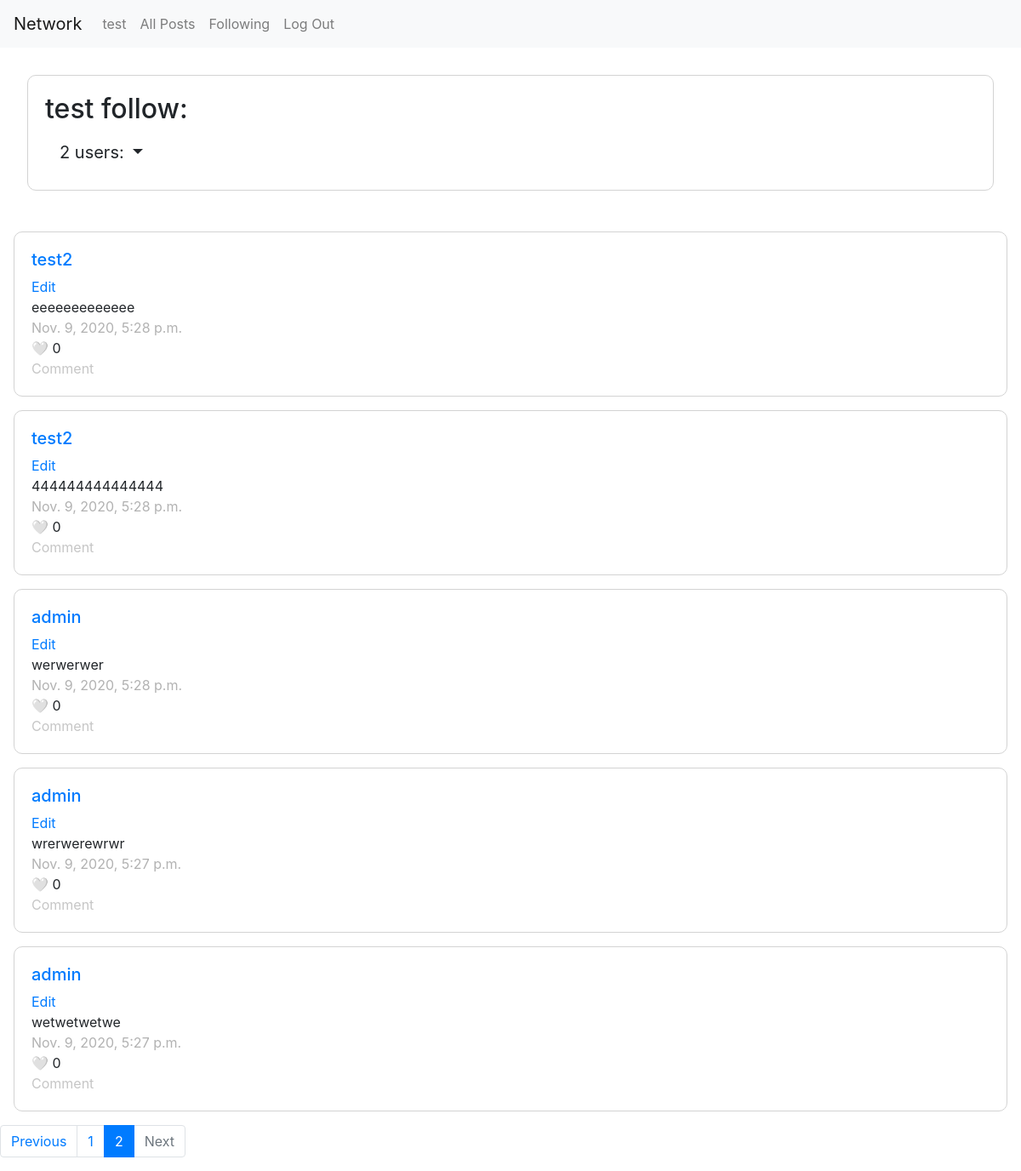
The page /follow?page=2 (signed in) on the database its author committed.
### network/models.py (models this page shows, shortened)
class User(AbstractUser):
    pass

class Post(models.Model):
    user = models.ForeignKey("User", on_delete=models.CASCADE, related_name="user")
    text = models.CharField(max_length=255)
    likes = models.ManyToManyField('User', blank=True, related_name='likes')
    timestamp = models.DateTimeField(auto_now_add=True)

### network/views.py (the view)
# urls.py: path("follow", views.follow, name="follow"),
@login_required(login_url='login')
def follow(request):
    user = User.objects.get(id=request.user.id)
    follow = User.objects.get(username=user)
    following = follow.following.count()
    follow_query = UserFollowing.objects.filter(user_id=user)
    follow_list = list()
    for follow in follow_query:
        follow_list.append(follow.following_user_id)
    my_filter_qs = Q()
    for user in follow_list:
        my_filter_qs = my_filter_qs | Q(user=user)
    posts = Post.objects.filter(my_filter_qs)
    posts = posts.order_by("-timestamp")
    page = request.GET.get('page', 1)
    paginator = Paginator(posts, 10)
    try:
        posts = paginator.page(page)
    except PageNotAnInteger:
        posts = paginator.page(1)
    except EmptyPage:
        posts = paginator.page(paginator.num_pages)
    follow_users = []
    for users in follow_query:
        follow_users.append(users.following_user_id.username)
    print(tuple(follow_users))
    return render(request, 'network/follow.html', {
        'name': user,
        'following': following,
        'follow_users': tuple(follow_users),
        'posts': posts})

### network/templates/network/follow.html (shortened to what this page needs)
{% extends "network/layout.html" %}
{% load static %}
{% block body %}
<div class='card-body'>
    <h2>{{ request.user.username }} follow:</h2>
	<div class="dropdown show">
	<a class="btn btn-ligh dropdown-toggle btn-lg" href="#" role="button" id="dropdownMenuLink" data-toggle="dropdown" aria-haspopup="true" aria-expanded="false">
		 {{ following }} users:
	</a>
	</div>
</div>
</div>
{% for post in posts %}
<div id='{{post.id}}' class="card-body post">
	<h5><a href="/profile/{{post.user}}">{{post.user}}</a></h5>
  {% if user|stringformat:"s" != name|stringformat:"s" %}
	  <a href=# class='edit'>Edit</a>
  {% endif %}
	<span id='edit_text' style="display: block">{{post.text}}</span>
	<span style='color:#b2b2b2'>{{post.timestamp}}</span>
{% if request.user in post.likes.all %}
        	<div class='like'>❤️ {{post.likes.all.count}}</div>
        {% else %}
          <div class='like'>🤍 {{post.likes.all.count}}</div>
        {% endif %}
	<a style='color:#c6c6c6'>Comment</a>
</div>
{% endfor %}
{% if posts.has_other_pages %}
  <ul class="pagination">
    {% if posts.has_previous %}
      <li class="page-item"><a class="page-link" href="?page={{ posts.previous_page_number }}">Previous</a></li>
    {% else %}
      <li class="page-item disabled">
        <span class="page-link" href="#" tabindex="-1" aria-disabled="true">Previous</span>
      </li>
    {% endif %}
    {% for i in posts.paginator.page_range %}
      {% if posts.number == i %}
        <li class="page-item active" aria-current="page">
        <a class="page-link" href="#">{{ i }} <span class="sr-only">(current)</span></a>
      {% else %}
        <li class="page-item"><a class="page-link" href="?page={{ i }}">{{ i }}</a></li>
      {% endif %}
    {% endfor %}
    {% if posts.has_next %}
      <li class="page-item"><a class="page-link" href="?page={{ posts.next_page_number }}">Next</a></li>
    {% else %}
      <li class="page-item disabled">
        <span class="page-link" href="#" tabindex="-1" aria-disabled="true">Next</span>
      </li>
    {% endif %}
  </ul>
{% endif %}
{% endblock %}

### network/templates/network/layout.html (shortened to what this page needs)
{% load static %}
<!DOCTYPE html>
<html lang="en">
    <head>
        <link rel="stylesheet" href="https://stackpath.bootstrapcdn.com/bootstrap/4.4.1/css/bootstrap.min.css">
        <link href="{% static 'network/styles.css' %}" rel="stylesheet">
    </head>
    <body>
        <nav class="navbar navbar-expand-lg navbar-light bg-light">
            <a class="navbar-brand" href="#">Network</a>
            <div>
              <ul class="navbar-nav mr-auto">
                {% if user.is_authenticated %}
                    <li class="nav-item">
                        <a class="nav-link" id='user-posts' href="{% url 'profile' profile=user.username %}">{{ user.username }}</a>
                    </li>
                {% endif %}
                <li class="nav-item">
                  <a class="nav-link" id='all-posts' href="{% url 'posts' postbox='all' %}">All Posts</a>
                </li>
                {% if user.is_authenticated %}
                    <li class="nav-item">
                        <a class="nav-link" href="{% url 'follow' %}">Following</a>
                    </li>
                    <li class="nav-item">
                        <a class="nav-link" href="{% url 'logout' %}">Log Out</a>
                    </li>
                {% endif %}
              </ul>
            </div>
          </nav>
        <div class="body" style='padding: 1em'>
            {% block body %}
            {% endblock %}
    </body>
</html>

### network/static/network/styles.css (style rules this page uses)
.card-body { margin: 1em; border: 1px solid lightgray; border-radius: 10px; }
.post { display: flex; flex-direction: column; }

### rows shown on the page
User: username "test", user.username "test"
Post: user "test2", text "eeeeeeeeeeeee", timestamp "Nov. 9, 2020, 5:28 p.m.", likes.all.count "0"
Post: user "test2", text "444444444444444", timestamp "Nov. 9, 2020, 5:28 p.m.", likes.all.count "0"
Post: user "admin", text "werwerwer", timestamp "Nov. 9, 2020, 5:28 p.m.", likes.all.count "0"
Post: user "admin", text "wrerwerewrwr", timestamp "Nov. 9, 2020, 5:27 p.m.", likes.all.count "0"
Post: user "admin", text "wetwetwetwe", timestamp "Nov. 9, 2020, 5:27 p.m.", likes.all.count "0"

### other values the page prints
{{ following }} "2"
{{ i }} "1"
{{ i }} "2"
